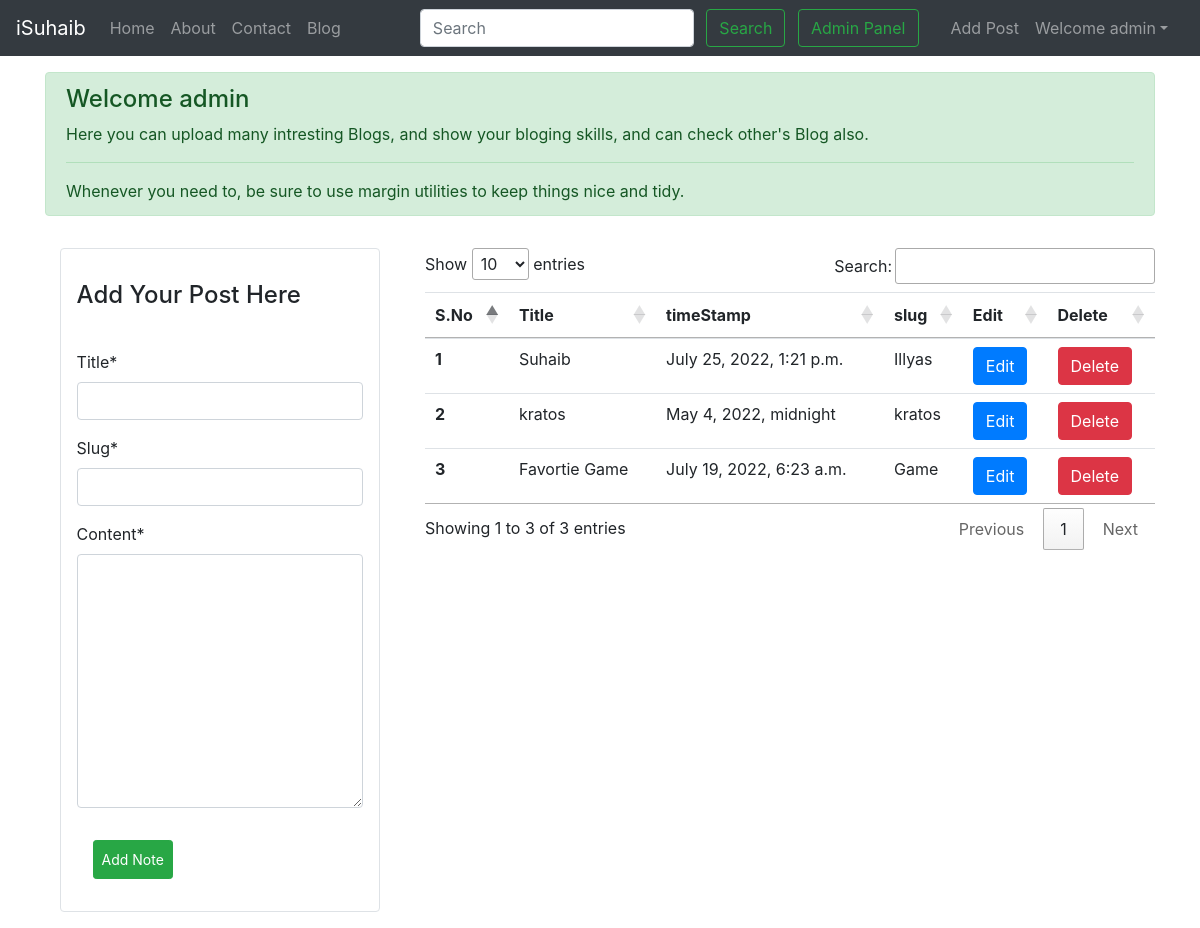
/blog/upload/ (signed in), run on an earlier commit of the app's database.
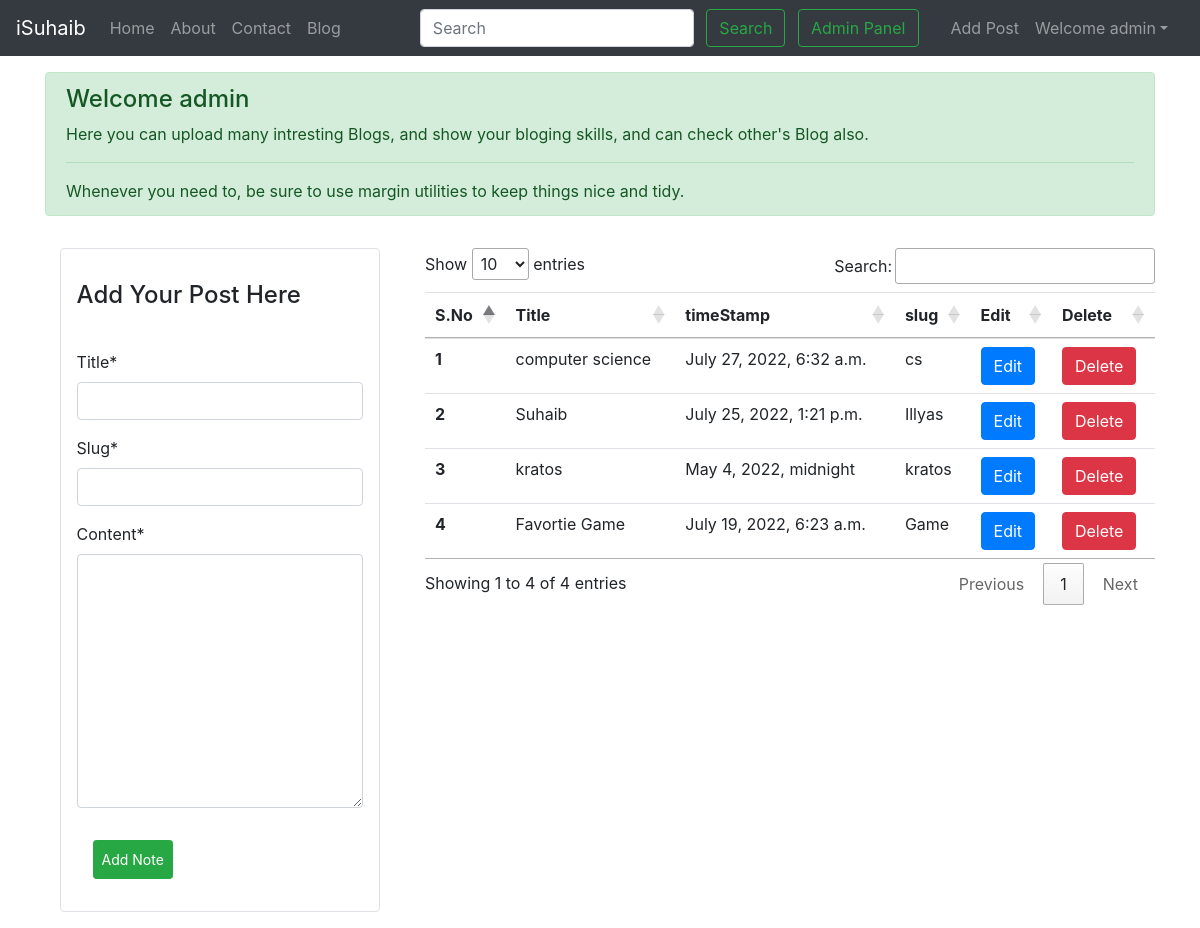
And on a later commit of the database.
### blog/models.py (models this page shows, shortened)
class Post(models.Model):
    id=models.AutoField(primary_key=True)
    title=models.CharField(max_length=255)
    user=models.ForeignKey(User, on_delete=models.CASCADE, default=0)
    slug=models.CharField(max_length=130)
    timeStamp=models.DateTimeField(blank=True, default=now)
    content=models.TextField()
    img = models.ImageField(upload_to='static', default=0)

### blog/views.py (the view, shortened to what this page needs)
# urls.py: path('upload/', views.upload, name = 'upload-post'),
def upload(request):
    if request.user.is_authenticated:
        form = UserPost()
        notes = Post.objects.filter(user = request.user ).order_by('-id')
        data ={
            'form':form,
            'notes':notes
        }
        return render(request, template_name='blog/upload_form.html',context = data)
    else:
        return redirect('home')

### blog/forms.py
class UserPost(forms.ModelForm):
    class Meta:
        model = Post
        fields = ['title','slug','content']

### templates/blog/upload_form.html (shortened to what this page needs)
{% extends 'base.html' %}
{% load crispy_forms_tags %}
{% block body %}
<div class="container mt-3">
        <div class="alert alert-success" role="alert">
                <h4 class="alert-heading">Welcome {{request.user.username}}</h4>
                <p>Here you can upload many intresting Blogs, and show your bloging skills, and can check other's Blog also.</p>
                <hr>
                <p class="mb-0">Whenever you need to, be sure to use margin utilities to keep things nice and tidy.</p>
        </div>
</div>
<div class="container">
        <div class="row">
                <div class="col-lg-4 mt-3 mb-3">
                        <div class="col-11 mx-sm-auto rounded border p-3">
                                <h4 class="pt-3 pb-4">Add Your Post Here</h4>
                                <form id="noteForm">
                                        {{form | crispy}}
                                        <input type="submit" class="btn btn-success btn-sm m-3 p-2" value="Add Note" id="add">
                                </form>
                        </div>
                </div>
                <div class="col-lg-8 mt-3 mb-3">
                        <table class="table " id="notesTable">
                                <thead>
                                        <tr>
                                                <th scope="col">S.No</th>
                                                <th scope="col">Title</th>
                                                <th scope="col">timeStamp</th>
                                                <th scope="col">slug</th>
                                                <th scope="col">Edit</th>
                                                <th scope="col">Delete</th>
                                        </tr>
                                </thead>
                                <tbody>
                                        {% for post in notes %}
                                        <tr>
                                                <th scope="row">{{forloop.counter}}</th>
                                                <td class="title">{{post.title}}</td>
                                                <td class="description">{{post.timeStamp}}</td>
                                                <td class="slug">{{post.slug}}</td>
                                                <td><button data="{{post.id}}" class="btn btn-primary edit">Edit</button></td>
                                                <td><button data="{{post.id}}" class="btn btn-danger delete">Delete</button></td>
                                        </tr>
                                        {% endfor %}
                                </tbody>
                        </table>
                </div>
        </div>
</div>
{% endblock %}

What changed in the data, as far as the page shows it:
added Post: title "computer science", timeStamp "July 27, 2022, 6:32 a.m.", slug "cs"
Also different on the page:
text written by a page script: "Show entries Search: Showing 1 to 3 of 3 entries Previous 1 Next" → "Show entries Search: Showing 1 to 4 of 4 entries Previous 1 Next"
